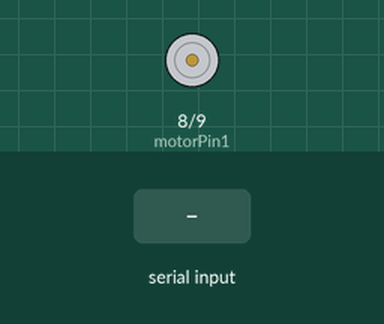
A sketch run on a simulated Arduino Uno, built with avr-gcc and run on an emulated ATmega328P. On the bench: motor-driver pin pairs drawn as motors (green arrow = first pin HIGH = forward, orange = second pin HIGH = backward, longer = more drive). Inputs (shaded band) come from the test bench.

Above: at 1.2 s.
1.3 s: "F" received over Serial
At 1.6 s:
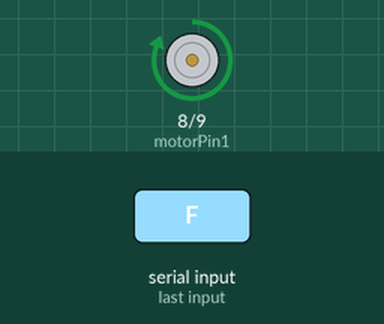
2.8 s: "B" received over Serial
At 4.0 s:
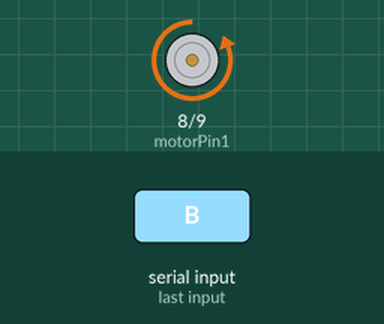
4.3 s: "1" received over Serial
At 5.1 s:
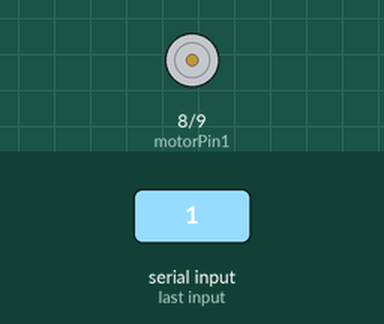
Timing chart, 0 to 7.3 s (numbered marks = the images above; inputs shaded):
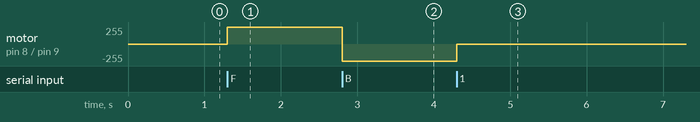

Measured:
- after the input at 1.3 s, motor on pin 8 (motorPin1) / pin 9 (motorPin2): stopped → forward 255/255 at once
- after the input at 2.8 s, motor on pin 8 (motorPin1) / pin 9 (motorPin2): forward 255/255 → backward 255/255 at once
- after the input at 4.3 s, motor on pin 8 (motorPin1) / pin 9 (motorPin2): backward 255/255 → stopped at once

The sketch:

Task_5_-_Input_control_Mini_Table_Fan.ino
```cpp
// Define the pins for the motor
int motorPin1 = 8;
int motorPin2 = 9;

void setup() {
  // Set the motor pins as output
  pinMode(motorPin1, OUTPUT);
  pinMode(motorPin2, OUTPUT);

  // Start the serial communication
  Serial.begin(9600);
}

void loop() {
  if (Serial.available() > 0) {
    char input = Serial.read();

    if (input == 'F') {
      // Turn the motor clockwise (forward)
      digitalWrite(motorPin1, HIGH);
      digitalWrite(motorPin2, LOW);
    } else if (input == 'B') {
      // Turn the motor counterclockwise (backward)
      digitalWrite(motorPin1, LOW);
      digitalWrite(motorPin2, HIGH);
    } else {
      // Stop the motor
      digitalWrite(motorPin1, LOW);
      digitalWrite(motorPin2, LOW);
    }
  }
}
```
